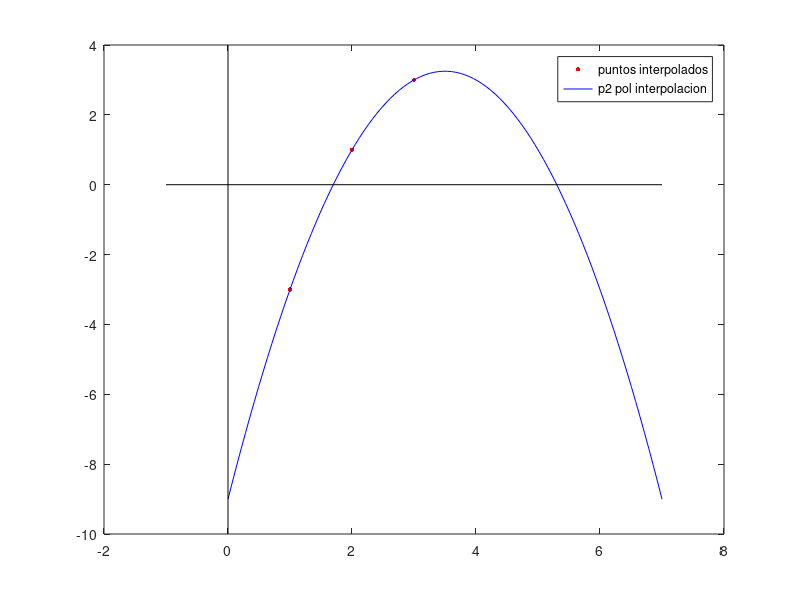

The MATLAB script that drew this image:
function ej57estudio

x=[1,2,3];
y=[-3,1,3];

coef = polyfit (x,y,2); % 2 es el grado del polinomio.

z = linspace(0,7);
pz = polyval(coef,z);

close all %cerramos posibles graficas anteriores
plot (x,y,'.r', 'MarkerSize', 10) % Pintamos los puntos

hold on

plot (z,pz,'b') % pintamos el polyval

plot ([-1,7], [0,0], 'k') % Eje X
plot([0,0], [-10,4], 'k') % Eje Y

legend ('puntos interpolados', 'p2 pol interpolacion', 'Location','best')
hold off
shg
